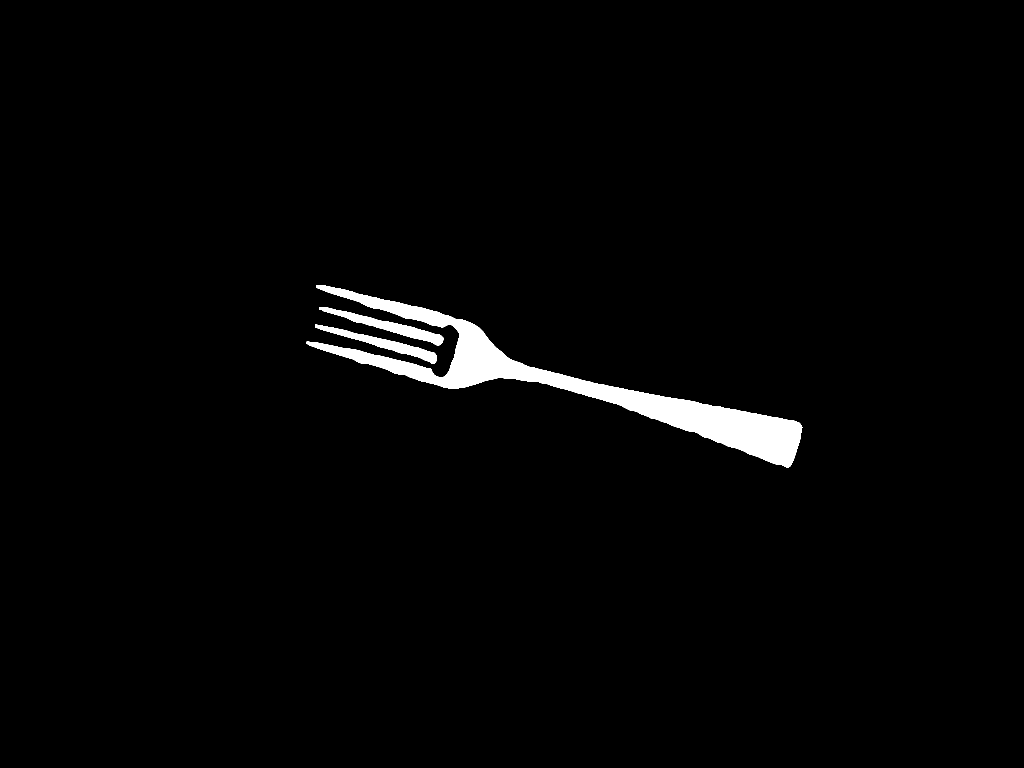
#> input picture FORK/dinnerforkbinary1.png, 2048 x 1536 px (shown at 1/2 size); its folder holds 4 pictures in this run
$ python SVC.py
#> lines starting #> are read from the running program, lines starting #| are printed output that depends on the picture; after the words box and inside, x2 and y2 are one past the last pixel; in counts of white or black regions, pixels touching at a corner belong together
import glob
from pathlib import Path
import numpy as np
from skimage.io import imread
from skimage.color import rgb2gray, rgba2rgb
from skimage.transform import resize
from skimage.feature import hog
from sklearn import svm
from sklearn.model_selection import train_test_split
from sklearn.model_selection import KFold
from sklearn.model_selection import RepeatedKFold
from sklearn.metrics import classification_report, confusion_matrix
import pandas as pd

#Load dataset into the compiler
dataset_path = Path.cwd() / "Utensil images"

# Classes (the classes correspond to the folder names)
classes = ["FORK", "KNIFE", "SPOON"]

X, y = [], []

# Loop through each class folder to read its images
for label, cls in enumerate(classes):
    # load all PNG images
    files = glob.glob(f"{dataset_path}/{cls}/*.png")
    print(f"{cls}: found {len(files)} files")  # debug

    for file in files:
        img = imread(file)
#> img: shape (1536, 2048) bool; 2% white; 3 white regions, box (x1, y1, x2, y2) and area: (613, 570, 1605, 936) 53932, (638, 614, 887, 691) 4076, (630, 649, 874, 728) 3784

        # If RGBA (4 channels), convert to RGB
        if img.ndim == 3 and img.shape[2] == 4:
            img = rgba2rgb(img)

        # If RGB (3 channels), convert to grayscale
        if img.ndim == 3:
            img = rgb2gray(img)


        # Resize to fixed size (64x64 for consistency)
        img_resized = resize(img, (64, 64))
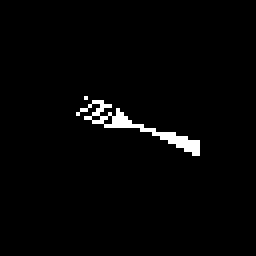
#> img_resized: shape (64, 64) bool (shown 4 times larger); 2% white in thin lines or dots, all inside (x1, y1, x2, y2) = (19, 24, 50, 39)

        # Extract HOG features
        features, _ = hog(img_resized,
                          pixels_per_cell=(8, 8),
                          cells_per_block=(2, 2),
                          visualize=True)
#> features = 1764 values, max 1 at index 319, min 0 at index 0, mean 0.0194

        X.append(features)
        y.append(label)

X = np.array(X)
y = np.array(y)

# Safety check: make sure we have data
print("Total samples:", len(X))

# Train/test split
# First split into train (70%) and temp (30%)
X_train, X_temp, y_train, y_temp = train_test_split(
    X, y, test_size=0.30, random_state=42, stratify=y
)

# Split equally into validation (15%) and test (15%)
X_val, X_test, y_val, y_test = train_test_split(
    X_temp, y_temp, test_size=0.50, random_state=42, stratify=y_temp
)

X_train_full = np.vstack((X_train, X_val))
y_train_full = np.concatenate((y_train, y_val))

# Train SVM for model selection
clf = svm.SVC(kernel='rbf', C=1.0, max_iter = -1, coef0 = 0.0, tol=1e-3, degree=3)
#> (the run stopped early here; a loop or call above may not have finished)
